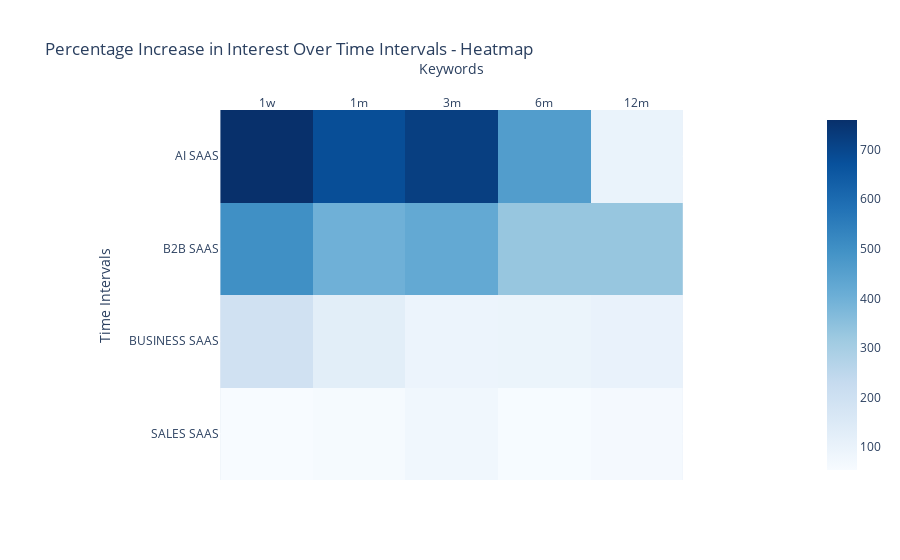

The notebook cell this image was saved under:
### Code cell
import plotly.express as px

# Drop the 'isPartial' column from numeric_data
numeric_data = interest_over_time.drop(columns=['isPartial'], errors='ignore')

# Drop the 'isPartial' column from percent_change_df
percent_change_df = percent_change_df.dropna()
# Create a heatmap using Plotly Express
fig = px.imshow(percent_change_df,
                x=percent_change_df.columns,
                y=percent_change_df.index,
                color_continuous_scale='',
                title='Percentage Increase in Interest Over Time Intervals - Heatmap')

# Update the layout
fig.update_layout(
    xaxis=dict(side='top'),
    xaxis_title='Keywords',
    yaxis_title='Time Intervals',
    autosize=True,
    margin=dict(autoexpand=True, l=100, r=20, t=110),
    showlegend=True
)

# Show the plot
fig.show()

### Figure 1 — Plotly figure (JSON) as saved in the notebook; plotly's stock layout.template omitted (floating-point values rounded to 4 significant figures)
{"data": [{"coloraxis": "coloraxis", "hovertemplate": "x: %{x}<br>y: %{y}<br>color: %{z}<extra></extra>", "name": "0", "type": "heatmap", "x": ["1w", "1m", "3m", "6m", "12m"], "xaxis": "x", "y": ["AI SAAS", "B2B SAAS", "BUSINESS SAAS", "SALES SAAS"], "yaxis": "y", "z": [[760, 680, 720, 460.0, 100], [500, 400, 423.1, 330.8, 330.8], [194.1, 126.5, 91.18, 94.12, 102.9], [53.33, 60, 77.78, 55.56, 62.22]]}], "layout": {"autosize": true, "coloraxis": {"colorscale": [[0, "rgb(247,251,255)"], [0.125, "rgb(222,235,247)"], [0.25, "rgb(198,219,239)"], [0.375, "rgb(158,202,225)"], [0.5, "rgb(107,174,214)"], [0.625, "rgb(66,146,198)"], [0.75, "rgb(33,113,181)"], [0.875, "rgb(8,81,156)"], [1, "rgb(8,48,107)"]]}, "margin": {"autoexpand": true, "l": 100, "r": 20, "t": 110}, "showlegend": true, "title": {"text": "Percentage Increase in Interest Over Time Intervals - Heatmap"}, "xaxis": {"anchor": "y", "constrain": "domain", "domain": [0, 1], "scaleanchor": "y", "side": "top", "title": {"text": "Keywords"}}, "yaxis": {"anchor": "x", "autorange": "reversed", "constrain": "domain", "domain": [0, 1], "title": {"text": "Time Intervals"}}}}
